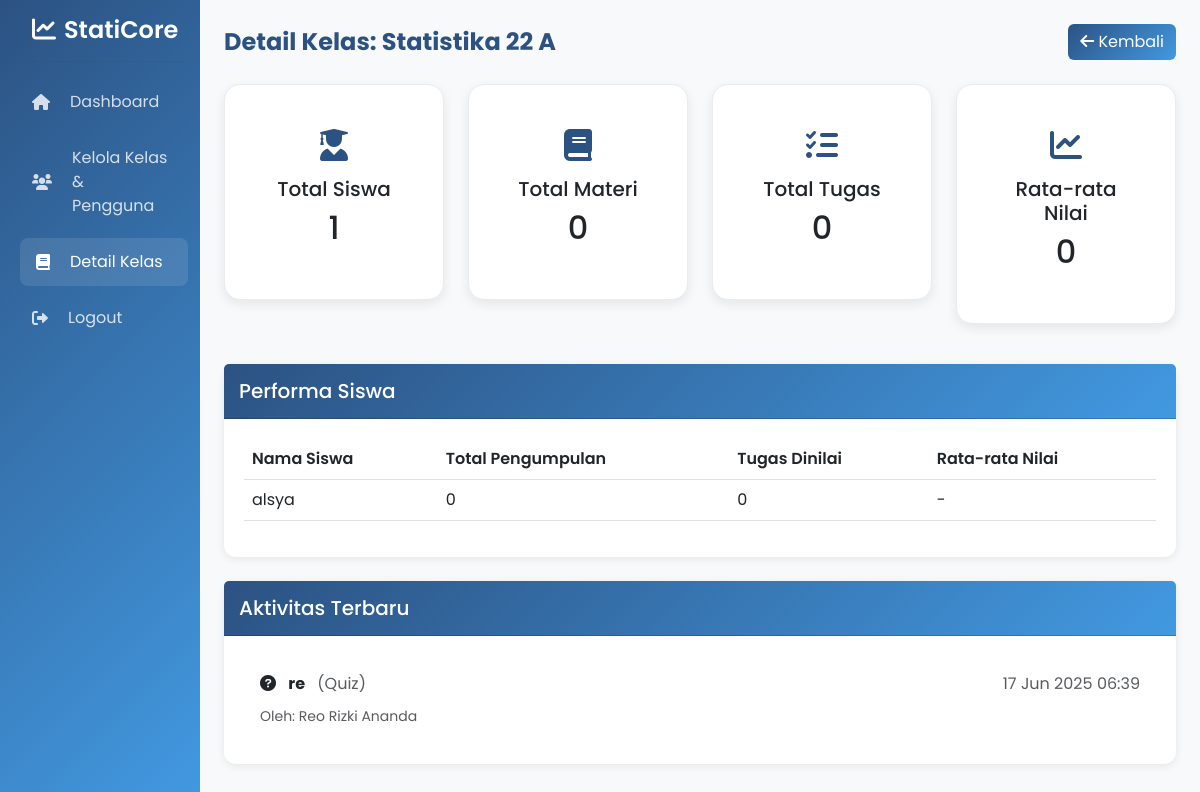
Page /views/admin/detail_kelas.php?id=1 (signed in) on the committed database.
### tables this page shows
CREATE TABLE `kelas` (
  `id` int(11) NOT NULL,
  `nama_kelas` varchar(50) NOT NULL,
  `tahun_ajaran` varchar(9) NOT NULL,
  `created_at` timestamp NOT NULL DEFAULT current_timestamp()
);

CREATE TABLE `users` (
  `id` int(11) NOT NULL,
  `username` varchar(50) NOT NULL,
  `password` varchar(255) NOT NULL,
  `nama_lengkap` varchar(100) NOT NULL,
  `role` enum('admin','guru','siswa') NOT NULL,
  `created_at` timestamp NOT NULL DEFAULT current_timestamp()
);

### views/admin/detail_kelas.php (the view, shortened to what this page needs)
<?php
$db = new Database();
$conn = $db->getConnection();
$id_kelas = intval($_GET['id']);
$stmt = $conn->prepare("
    SELECT k.*,
           COUNT(DISTINCT sk.siswa_id) as total_siswa,
           COUNT(DISTINCT m.id) as total_materi,
           COUNT(DISTINCT q.id) as total_quiz,
           COUNT(DISTINCT t.id) as total_tugas,
           COUNT(DISTINCT pt.id) as total_pengumpulan,
           AVG(pt.nilai) as rata_rata_nilai
    FROM kelas k
    LEFT JOIN siswa_kelas sk ON k.id = sk.kelas_id
    LEFT JOIN materi m ON k.id = m.kelas_id
    LEFT JOIN quiz q ON k.id = q.kelas_id
    LEFT JOIN tugas t ON k.id = t.kelas_id
    LEFT JOIN pengumpulan_tugas pt ON t.id = pt.tugas_id
    WHERE k.id = ?
    GROUP BY k.id
");
$stmt->execute([$id_kelas]);
$kelas = $stmt->fetch();
$activities = $conn->query("
    (SELECT 'materi' as type, m.created_at, m.judul as title, u.nama_lengkap as user_name
    FROM materi m
    JOIN users u ON m.guru_id = u.id
    WHERE m.kelas_id = $id_kelas)
    UNION ALL
    (SELECT 'quiz' as type, q.created_at, q.judul as title, u.nama_lengkap as user_name
    FROM quiz q
    JOIN users u ON q.guru_id = u.id
    WHERE q.kelas_id = $id_kelas)
    UNION ALL
    (SELECT 'tugas' as type, t.created_at, t.judul as title, u.nama_lengkap as user_name
    FROM tugas t
    JOIN users u ON t.guru_id = u.id
    WHERE t.kelas_id = $id_kelas)
    ORDER BY created_at DESC
    LIMIT 10
")->fetchAll();
$student_performance = $conn->query("
    SELECT u.id, u.nama_lengkap,
           COUNT(DISTINCT pt.id) as total_pengumpulan,
           AVG(pt.nilai) as rata_rata_nilai,
           COUNT(DISTINCT CASE WHEN pt.status = 'dinilai' THEN pt.id END) as tugas_dinilai
    FROM siswa_kelas sk
    JOIN users u ON sk.siswa_id = u.id
    LEFT JOIN pengumpulan_tugas pt ON u.id = pt.siswa_id
    WHERE sk.kelas_id = $id_kelas
    GROUP BY u.id
    ORDER BY rata_rata_nilai DESC
")->fetchAll();
?>
<!DOCTYPE html>
<html lang="id">
<head>
    <link href="https://cdn.jsdelivr.net/npm/bootstrap@5.3.0/dist/css/bootstrap.min.css" rel="stylesheet">
    <link href="https://cdnjs.cloudflare.com/ajax/libs/font-awesome/6.0.0/css/all.min.css" rel="stylesheet">
</head>
<body>
    <div class="container-fluid">
        <div class="row">
            <div class="col-md-3 col-lg-2 px-0 sidebar" id="drawerSidebar">
                <div class="p-3">
                    <h4><i class="fas fa-chart-line me-2"></i>StatiCore</h4>
                    <hr>
                    <ul class="nav flex-column">
                        <li class="nav-item">
                            <a class="nav-link" href="dashboard.php">
                                <i class="fas fa-home me-2"></i>Dashboard
                            </a>
                        </li>
                        <li class="nav-item">
                            <a class="nav-link" href="manage_classes.php">
                                <i class="fas fa-users me-2"></i>Kelola Kelas & Pengguna
                            </a>
                        </li>
                        <li class="nav-item">
                            <a class="nav-link active" href="detail_kelas.php">
                                <i class="fa-solid fa-book me-2"></i>Detail Kelas
                            </a>
                        </li>
                        <li class="nav-item">
                            <a class="nav-link" href="../../logout.php" id="logoutBtn">
                                <i class="fas fa-sign-out-alt me-2"></i>Logout
                            </a>
                        </li>
                    </ul>
                </div>
            </div>
            <div class="col-md-9 col-lg-10 p-4 content-wrapper">
                <div class="d-flex justify-content-between align-items-center mb-4">
                    <h2 class="Title mb-0">Detail Kelas: <?php echo htmlspecialchars($kelas['nama_kelas']); ?></h2>
                    <a href="manage_classes.php" class="btn btn-secondary">
                        <i class="fas fa-arrow-left"></i> Kembali
                    </a>
                </div>
                <div class="row mb-4">
                    <div class="col-md-3 mb-3">
                        <div class="card stat-card">
                            <div class="card-body text-center">
                                <i class="fas fa-user-graduate stat-icon"></i>
                                <h5 class="card-title">Total Siswa</h5>
                                <h2 class="card-number"><?php echo $kelas['total_siswa']; ?></h2>
                            </div>
                        </div>
                    </div>
                    <div class="col-md-3 mb-3">
                        <div class="card stat-card">
                            <div class="card-body text-center">
                                <i class="fas fa-book stat-icon"></i>
                                <h5 class="card-title">Total Materi</h5>
                                <h2 class="card-number"><?php echo $kelas['total_materi']; ?></h2>
                            </div>
                        </div>
                    </div>
                    <div class="col-md-3 mb-3">
                        <div class="card stat-card">
                            <div class="card-body text-center">
                                <i class="fas fa-tasks stat-icon"></i>
                                <h5 class="card-title">Total Tugas</h5>
                                <h2 class="card-number"><?php echo $kelas['total_tugas']; ?></h2>
                            </div>
                        </div>
                    </div>
                    <div class="col-md-3 mb-3">
                        <div class="card stat-card">
                            <div class="card-body text-center">
                                <i class="fas fa-chart-line stat-icon"></i>
                                <h5 class="card-title">Rata-rata Nilai</h5>
                                <h2 class="card-number"><?php echo round($kelas['rata_rata_nilai'], 1); ?></h2>
                            </div>
                        </div>
                    </div>
                </div>
                <div class="card mb-4">
                    <div class="card-header">
                        <h5 class="card-title mb-0">Performa Siswa</h5>
                    </div>
                    <div class="card-body">
                        <div class="table-responsive">
                            <table class="table table-hover">
                                <thead>
                                    <tr>
                                        <th>Nama Siswa</th>
                                        <th>Total Pengumpulan</th>
                                        <th>Tugas Dinilai</th>
                                        <th>Rata-rata Nilai</th>
                                    </tr>
                                </thead>
                                <tbody>
                                    <?php foreach ($student_performance as $student): ?>
                                        <tr>
                                            <td><?php echo htmlspecialchars($student['nama_lengkap']); ?></td>
                                            <td><?php echo $student['total_pengumpulan']; ?></td>
                                            <td><?php echo $student['tugas_dinilai']; ?></td>
                                            <td>
                                                <?php if ($student['rata_rata_nilai']): ?>
                                                    <?php echo round($student['rata_rata_nilai'], 1); ?>
                                                <?php else: ?>
                                                    -
                                                <?php endif; ?>
                                            </td>
                                        </tr>
                                    <?php endforeach; ?>
                                </tbody>
                            </table>
                        </div>
                    </div>
                </div>
                <div class="card">
                    <div class="card-header">
                        <h5 class="card-title mb-0">Aktivitas Terbaru</h5>
                    </div>
                    <div class="card-body">
                        <div class="recent-activities">
                            <?php foreach ($activities as $activity): ?>
                                <div class="recent-item">
                                    <div class="d-flex justify-content-between align-items-center">
                                        <div>
                                            <i
                                                class="fas fa-<?php echo $activity['type'] === 'materi' ? 'book' : ($activity['type'] === 'quiz' ? 'question-circle' : 'tasks'); ?> me-2"></i>
                                            <strong><?php echo htmlspecialchars($activity['title']); ?></strong>
                                            <span class="text-muted ms-2">(<?php echo ucfirst($activity['type']); ?>)</span>
                                        </div>
                                        <div class="text-muted">
                                            <?php echo date('d M Y H:i', strtotime($activity['created_at'])); ?>
                                        </div>
                                    </div>
                                    <div class="mt-2">
                                        <small class="text-muted">
                                            Oleh: <?php echo htmlspecialchars($activity['user_name']); ?>
                                        </small>
                                    </div>
                                </div>
                            <?php endforeach; ?>
                        </div>
                    </div>
                </div>
            </div>
        </div>
    </div>
</body>
</html>

### views/admin/detail_kelas.php (style rules this page uses)
:root { --primary: #2c5282; --secondary: #4299e1; --accent: #f6ad55; --light: #f7fafc; --border-radius-sm: 8px; --border-radius-md: 12px; --border-radius-lg: 16px; }
body { font-family: 'Poppins', sans-serif; background-color: #f8f9fa; color: var(--primary); }
.Title { font-size: 1.5rem; font-weight: 700; margin-bottom: 30px; color: var(--primary); }
.sidebar { background: linear-gradient(135deg, var(--primary), var(--secondary)); min-height: 100vh; transition: all 0.3s ease; }
.sidebar .nav-link { color: rgba(255, 255, 255, 0.8); border-radius: var(--border-radius-sm); padding: 0.75rem 1rem; margin-bottom: 0.5rem; display: flex; align-items: center; gap: 0.75rem; }
.sidebar .nav-link:hover, .sidebar .nav-link.active { color: white; background-color: rgba(255, 255, 255, 0.1); transform: translateX(4px); }
.sidebar h4 { font-weight: 600; padding-left: 1rem; color: white; }
.card { border: none; border-radius: 12px; box-shadow: 0 2px 8px rgba(0, 0, 0, 0.08); transition: transform 0.2s ease; background-color: white; }
.card-header { background: linear-gradient(135deg, var(--primary), var(--secondary)); color: white; font-weight: bold; padding: 15px; }
.card-body { padding: 20px; }
.btn-secondary { background: linear-gradient(135deg, var(--primary), var(--secondary)); border: none; color: white; }
.stat-card { background: white; border-radius: var(--border-radius-lg); box-shadow: 0 4px 12px rgba(0, 0, 0, 0.08); padding: 1.5rem; text-align: center; transition: all 0.3s ease; border: 1px solid #e9ecef; }
.stat-icon { font-size: 2rem; color: var(--primary); margin-bottom: 1rem; }
.recent-activities { max-height: 500px; overflow-y: auto; }
.recent-item { padding: 1rem; border-bottom: 1px solid #e9ecef; transition: background-color 0.2s ease; }
.recent-item:last-child { border-bottom: none; }
.table th { font-weight: 600; color: var(--gray-700); }
.table td { vertical-align: middle; }

### rows in the picture
kelas: nama_kelas "Statistika 22 A"
users: nama_lengkap "alsya", total_pengumpulan "0", tugas_dinilai "0"

### other values in the picture
$kelas['total_siswa'] "1"
$kelas['total_materi'] "0"
$kelas['total_tugas'] "0"
$kelas['rata_rata_nilai'] "0"
$activity['title'] "re"
$activity['type'] "Quiz"
date('d M Y H:i', strtotime($activity['created_at'])) "17 Jun 2025 06:39"
$activity['user_name'] "Reo Rizki Ananda"
